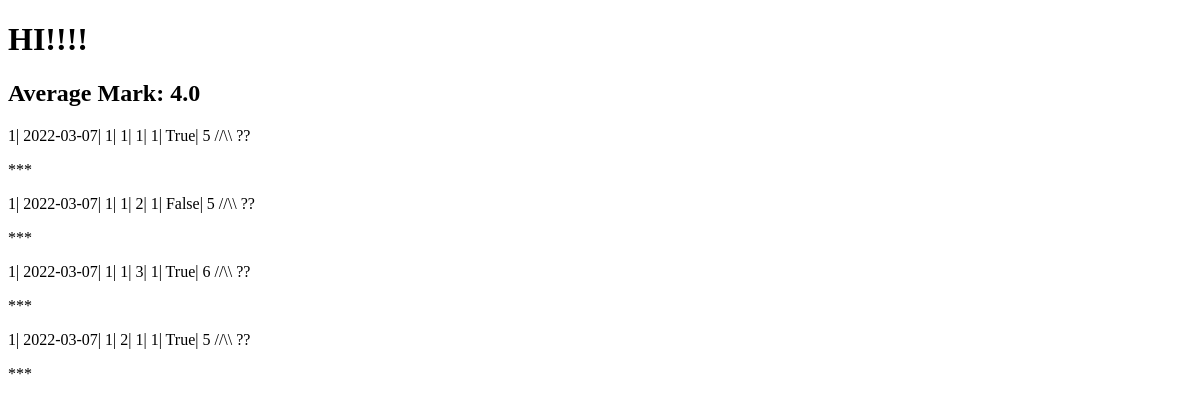
Before: / with the older database file.
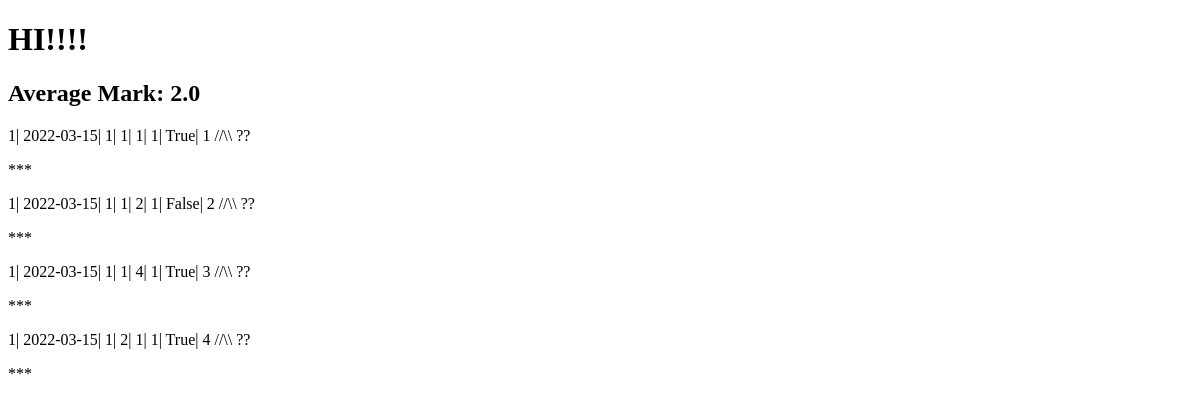
After: the same page with the newer database file.
### my_app/models.py (models this page shows, shortened)
class StudentAnswers(db.Model):
    id = db.Column(db.Integer, primary_key=True)
    student_id = db.Column(db.Integer)
    timestamp = db.Column(db.DateTime, nullable=False, default=datetime.utcnow)
    module_id = db.Column(db.Integer)
    assessment_id = db.Column(db.Integer)
    question_id = db.Column(db.Integer)
    answer_id = db.Column(db.Integer)
    correct_answer = db.Column(db.Boolean, default=False, nullable=False)
    marks = db.Column(db.Integer)

### my_app/routes.py (the view)
@app.route("/")
def root():
    list_of_student_answers = StudentAnswers.query.all()
    average_mark = average_mark_calc(list_of_student_answers)
    return render_template(
        "index.html",
        list_of_student_answers=list_of_student_answers,
        average_mark=average_mark,
    )

### my_app/routes.py (called while the page is built)
def average_mark_calc(list_of_student_answers):
    if list_of_student_answers:
        return sum(
            [
                student.marks
                for student in list_of_student_answers
                if student.correct_answer
            ]
        ) / len(list_of_student_answers)
    else:
        return 0

### my_app/templates/index.html (shortened to what this page needs)
<!DOCTYPE html>
<html lang="en">
	<head>
	</head>
	<body>
		<h1>HI!!!!</h1>
		<h2>Average Mark: {{average_mark}}</h2>
		{% for answer in list_of_student_answers %}
		<p>{{ answer.student_id }}|
		{{ answer.timestamp.strftime('%Y-%m-%d') }}|
		{{ answer.module_id }}|
		{{ answer.assessment_id }}|
		{{ answer.question_id }}|
		{{ answer.answer_id }}|
		{{ answer.correct_answer }}|
		{{ answer.marks }} //\\ {{ answer.actual_value }} ?? </p>
		***</p>
		{% endfor %}
	</body>
</html>

Changed rows visible on the page:
changed StudentAnswers (number 1 of 4 on the later page): timestamp "2022-03-07" → "2022-03-15"; marks "5" → "1"
changed StudentAnswers "False": timestamp "2022-03-07" → "2022-03-15"; marks "5" → "2"
changed StudentAnswers (number 3 of 4 on the later page): timestamp "2022-03-07" → "2022-03-15"; question_id "3" → "4"; marks "6" → "3"
changed StudentAnswers (number 4 of 4 on the later page): timestamp "2022-03-07" → "2022-03-15"; marks "5" → "4"
Other visible differences:
{{ average_mark }}: "4.0" → "2.0"
